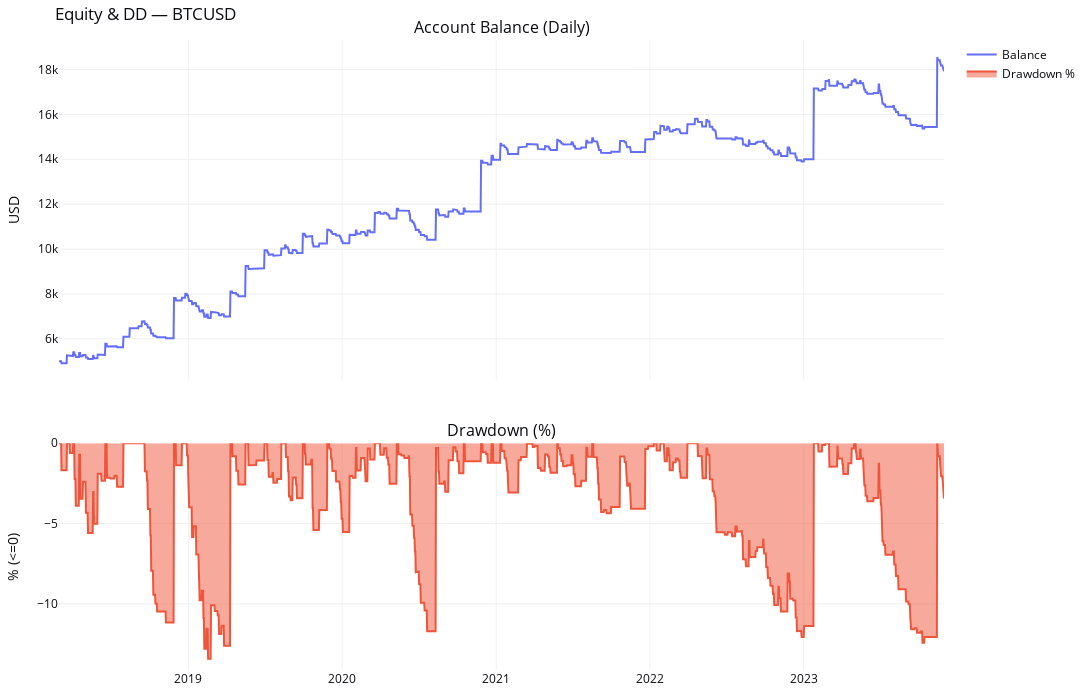
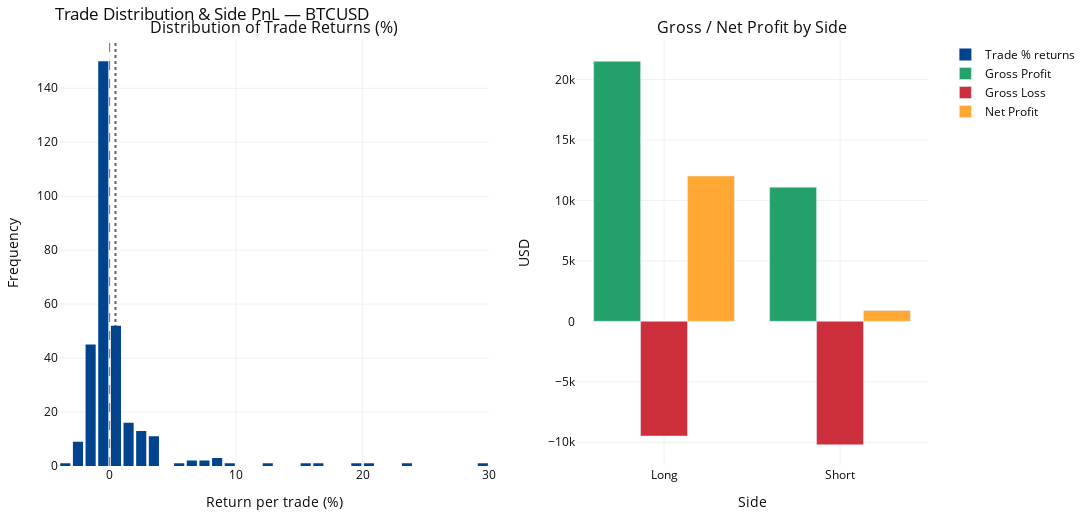

Source (notebook cell) for these figures, in order:
### Markdown cell above
In Version 2 of the strategy, several improvements in performance can be observed:

- The overall return decreased significantly compared to Version 1 (from +1,917% to +258%); however, the annualized return remains around 25%, indicating a balanced trade-off between profitability and stability.  
- The **drawdown has been effectively controlled**, staying around **–13%**, much lower than the –75% observed in Version 1. The **equity curve is smoother**, with no sharp or prolonged declines, showing improved consistency.  
- However, the **trading frequency dropped significantly**, with only **313 trades over six years** (~less than one trade per week). While this helps reduce risk and overtrading, it may also cause the strategy to miss certain short-term opportunities.

### Code cell
res_v2 = run_backtest_for_symbol_v2(
    pair=PAIR,
    timeframe=TIMEFRAME,
    start_date=START_DATE,
    end_date=END_DATE,
    initial_capital=INITIAL_CAPITAL,
    risk_per_trade=RISK_PER_TRADE,
    risk_mode=RISK_MODE,
    commission_per_lot=COMMISSION_PER_LOT,
    lookback=DONCHIAN_LOOKBACK,
)

print(f"\n=== {PAIR} ===")
display(res_v2["report_df"].T)

fig_equity = plot_equity_and_dd(res_v2["balance_daily"], res_v2["dd_pct"])
fig_equity.update_layout(title_text=f"Equity & DD — {PAIR}")
fig_equity.show()

fig_trade = plot_trade_distribution_and_side_pnl(res_v2["trades"])
fig_trade.update_layout(title_text=f"Trade Distribution & Side PnL — {PAIR}")
fig_trade.show()

### Figure 1 — Plotly figure (JSON) as saved in the notebook; plotly's stock layout.template omitted (floating-point values rounded to 4 significant figures; data arrays with more than 128 entries replaced by an {"elided": "..."} marker saying what was removed)
{"data": [{"mode": "lines", "name": "Balance", "type": "scatter", "x": {"elided": "2102 str values"}, "xaxis": "x", "y": {"elided": "2102 float values"}, "yaxis": "y"}, {"fill": "tozeroy", "mode": "lines", "name": "Drawdown %", "type": "scatter", "x": {"elided": "2102 str values"}, "xaxis": "x2", "y": {"elided": "2102 float values"}, "yaxis": "y2"}], "layout": {"annotations": [{"font": {"size": 16}, "showarrow": false, "text": "Account Balance (Daily)", "x": 0.5, "xanchor": "center", "xref": "paper", "y": 1, "yanchor": "bottom", "yref": "paper"}, {"font": {"size": 16}, "showarrow": false, "text": "Drawdown (%)", "x": 0.5, "xanchor": "center", "xref": "paper", "y": 0.36, "yanchor": "bottom", "yref": "paper"}], "font": {"color": "#0c0d11", "size": 12}, "height": 700, "margin": {"b": 30, "l": 40, "r": 30, "t": 40}, "paper_bgcolor": "#ffffff", "plot_bgcolor": "#ffffff", "showlegend": true, "title": {"text": "Equity & DD — BTCUSD"}, "width": 1300, "xaxis": {"anchor": "y", "domain": [0, 1], "gridcolor": "#f0f0f0", "matches": "x2", "showticklabels": false}, "xaxis2": {"anchor": "y2", "domain": [0, 1], "gridcolor": "#f0f0f0"}, "yaxis": {"anchor": "x", "domain": [0.46, 1], "gridcolor": "#f0f0f0", "title": {"text": "USD"}}, "yaxis2": {"anchor": "x2", "domain": [0, 0.36], "gridcolor": "#f0f0f0", "title": {"text": "% (<=0)"}}}}

### Figure 2 — Plotly figure (JSON) as saved in the notebook; plotly's stock layout.template omitted (floating-point values rounded to 4 significant figures; data arrays with more than 128 entries replaced by an {"elided": "..."} marker saying what was removed)
{"data": [{"hovertemplate": "Return: %{x:.2f}%<br>Count: %{y}<extra></extra>", "marker": {"color": "#00438F"}, "name": "Trade % returns", "nbinsx": 50, "type": "histogram", "x": {"elided": "313 float values"}, "xaxis": "x", "yaxis": "y"}, {"hovertemplate": "%{x}<br>$%{y:.2f}<extra></extra>", "marker": {"color": "#24A06B"}, "name": "Gross Profit", "type": "bar", "x": ["Long", "Short"], "xaxis": "x2", "y": [21510.0, 11100.0], "yaxis": "y2"}, {"hovertemplate": "%{x}<br>$%{y:.2f}<extra></extra>", "marker": {"color": "#CC2E3C"}, "name": "Gross Loss", "type": "bar", "x": ["Long", "Short"], "xaxis": "x2", "y": [-9484.0, -10200.0], "yaxis": "y2"}, {"hovertemplate": "%{x}<br>$%{y:.2f}<extra></extra>", "marker": {"color": "#FFA733"}, "name": "Net Profit", "type": "bar", "x": ["Long", "Short"], "xaxis": "x2", "y": [12020.0, 897.3], "yaxis": "y2"}], "layout": {"annotations": [{"font": {"size": 16}, "showarrow": false, "text": "Distribution of Trade Returns (%)", "x": 0.2475, "xanchor": "center", "xref": "paper", "y": 1, "yanchor": "bottom", "yref": "paper"}, {"font": {"size": 16}, "showarrow": false, "text": "Gross / Net Profit by Side", "x": 0.7975, "xanchor": "center", "xref": "paper", "y": 1, "yanchor": "bottom", "yref": "paper"}], "barmode": "group", "font": {"color": "#0c0d11", "size": 12}, "height": 520, "margin": {"b": 30, "l": 40, "r": 30, "t": 40}, "paper_bgcolor": "#ffffff", "plot_bgcolor": "#ffffff", "shapes": [{"line": {"dash": "dash", "width": 1}, "opacity": 0.7, "type": "line", "x0": 0, "x1": 0, "xref": "x", "y0": 0, "y1": 1, "yref": "y domain"}, {"line": {"dash": "dot", "width": 2}, "opacity": 0.8, "type": "line", "x0": 0.4642, "x1": 0.4642, "xref": "x", "y0": 0, "y1": 1, "yref": "y domain"}], "showlegend": true, "title": {"text": "Trade Distribution & Side PnL — BTCUSD"}, "width": 1300, "xaxis": {"anchor": "y", "domain": [0, 0.495], "gridcolor": "#f0f0f0", "title": {"text": "Return per trade (%)"}}, "xaxis2": {"anchor": "y2", "domain": [0.595, 1], "gridcolor": "#f0f0f0", "title": {"text": "Side"}}, "yaxis": {"anchor": "x", "domain": [0, 1], "gridcolor": "#f0f0f0", "title": {"text": "Frequency"}}, "yaxis2": {"anchor": "x2", "domain": [0, 1], "gridcolor": "#f0f0f0", "title": {"text": "USD"}}}}
